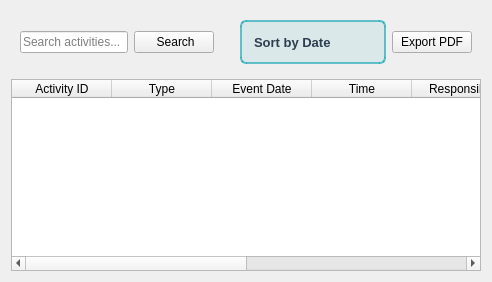
                <widget class="QWidget" name="activityListTab">
                 <attribute name="icon">
                  <iconset resource="resources.qrc">
                   <normaloff>:/icons/icons/list.png</normaloff>:/icons/icons/list.png</iconset>
                 </attribute>
                 <attribute name="title">
                  <string> List of Activities</string>
                 </attribute>
                 <layout class="QVBoxLayout" name="activityListTabLayout">
                  <item>
                   <widget class="QFrame" name="activitySearchFrame">
                    <layout class="QHBoxLayout" name="activitySearchLayout">
                     <item>
                      <widget class="QLineEdit" name="activitySearchLineEdit">
                       <property name="placeholderText">
                        <string>Search activities...</string>
                       </property>
                      </widget>
                     </item>
                     <item>
                      <widget class="QPushButton" name="activitySearchButton">
                       <property name="text">
                        <string> Search</string>
                       </property>
                       <property name="icon">
                        <iconset resource="resources.qrc">
                         <normaloff>:/icons/icons/search.png</normaloff>:/icons/icons/search.png</iconset>
                       </property>
                      </widget>
                     </item>
                     <item>
                      <spacer name="activitySearchSpacer">
                       <property name="orientation">
                        <enum>Qt::Orientation::Horizontal</enum>
                       </property>
                       <property name="sizeHint" stdset="0">
                        <size>
                         <width>20</width>
                         <height>20</height>
                        </size>
                       </property>
                      </spacer>
                     </item>
                     <item>
                      <widget class="QComboBox" name="activitySortComboBox">
                       <property name="sizePolicy">
                        <sizepolicy hsizetype="Minimum" vsizetype="Fixed">
                         <horstretch>0</horstretch>
                         <verstretch>0</verstretch>
                        </sizepolicy>
                       </property>
                       <property name="styleSheet">
                        <string notr="true">
QComboBox {
    background-color: rgba(22, 165, 179, 0.10);
    color: #2c3e50;
    border: 1.5px solid rgba(22, 165, 179, 0.65);
    padding: 8px 12px;
    border-radius: 6px;
    font-size: 13px;
    font-weight: 500;
    min-height: 24px;
}
QComboBox:hover {
    background-color: rgba(22, 165, 179, 0.15);
    border-color: #16a5b3;
}
QComboBox::drop-down {
    border: none;
    width: 20px;
}
QComboBox::down-arrow {
    image: none;
    border-left: 4px solid transparent;
    border-right: 4px solid transparent;
    border-top: 6px solid #2c3e50;
    margin-right: 8px;
}
QComboBox QAbstractItemView {
    background-color: white;
    border: 1px solid #e0e4e7;
    border-radius: 6px;
    padding: 4px;
    selection-background-color: rgba(22, 165, 179, 0.15);
}
                        </string>
                       </property>
                       <item>
                        <property name="text">
                         <string>Sort by Date</string>
                        </property>
                       </item>
                       <item>
                        <property name="text">
                         <string>Sort by Age</string>
                        </property>
                       </item>
                       <item>
                        <property name="text">
                         <string>Sort by Activity</string>
                        </property>
                       </item>
                      </widget>
                     </item>
                     <item>
                      <widget class="QPushButton" name="activityExportButton">
                       <property name="text">
                        <string>Export PDF</string>
                       </property>
                      </widget>
                     </item>
                    </layout>
                   </widget>
                  </item>
                  <item>
                   <widget class="QTableWidget" name="activityTable">
                    <property name="alternatingRowColors">
                     <bool>true</bool>
                    </property>
                    <property name="selectionBehavior">
                     <enum>QAbstractItemView::SelectionBehavior::SelectRows</enum>
                    </property>
                    <column>
                     <property name="text">
                      <string>Activity ID</string>
                     </property>
                    </column>
                    <column>
                     <property name="text">
                      <string>Type</string>
                     </property>
                    </column>
                    <column>
                     <property name="text">
                      <string>Event Date</string>
                     </property>
                    </column>
                    <column>
                     <property name="text">
                      <string>Time</string>
                     </property>
                    </column>
                    <column>
                     <property name="text">
                      <string>Responsible</string>
                     </property>
                    </column>
                    <column>
                     <property name="text">
                      <string>Age</string>
                     </property>
                    </column>
                    <column>
                     <property name="text">
                      <string>Status</string>
                     </property>
                    </column>
                    <column>
                     <property name="text">
                      <string>Actions</string>
                     </property>
                    </column>
                   </widget>
                  </item>
                 </layout>
                </widget>
